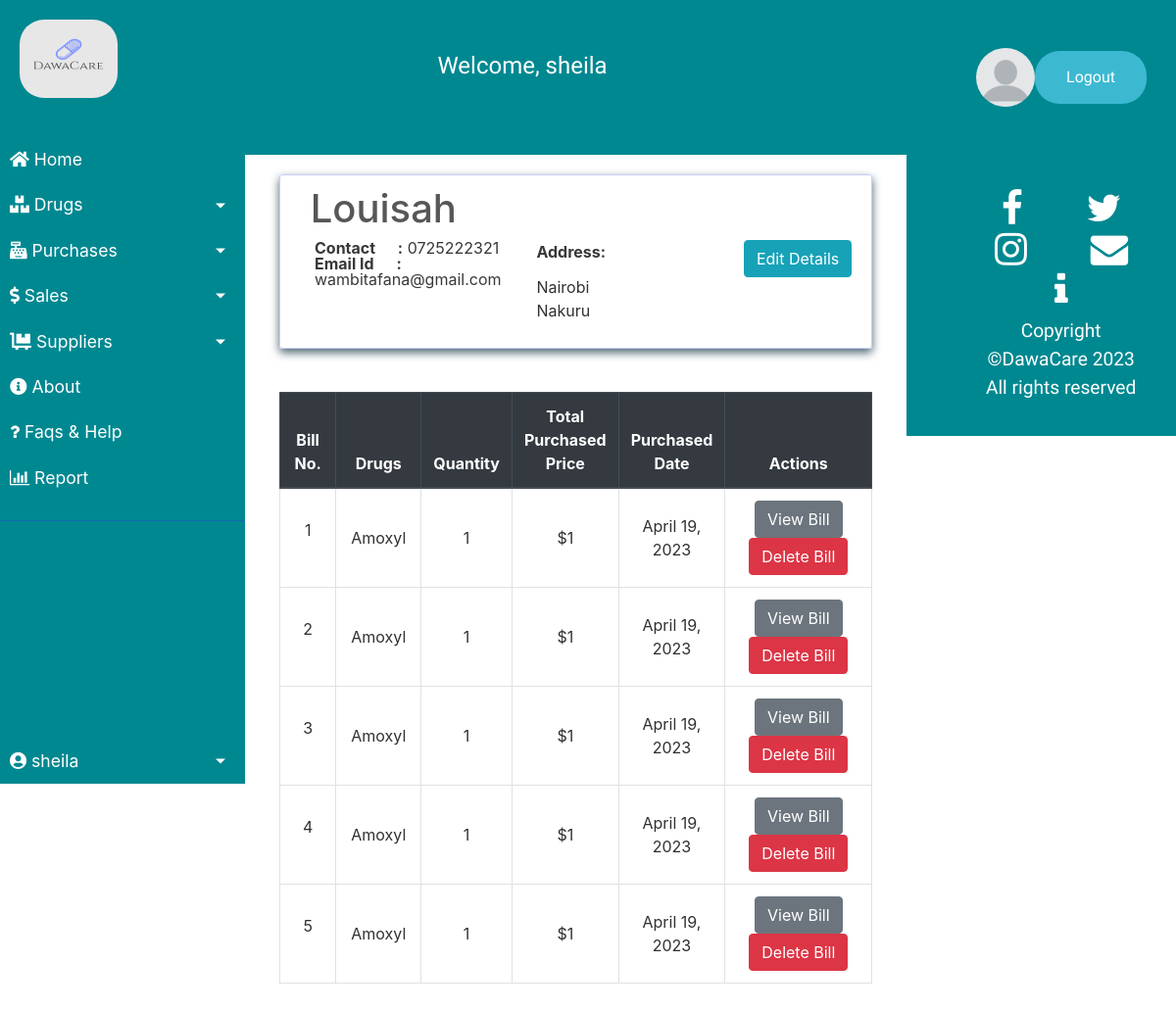
Screenshot of /transactions/suppliers/Louisah (signed in) with the database file from the repository.
### transactions/models.py (models this page shows, shortened)
class Supplier(models.Model):
    id = models.AutoField(primary_key=True)
    name = models.CharField(max_length=150)
    phone = models.CharField(max_length=12, unique=True)
    address = models.CharField(max_length=200)
    email = models.EmailField(max_length=254, unique=True)
    krapin = models.CharField(max_length=15, unique=True)
    is_deleted = models.BooleanField(default=False)

class PurchaseBill(models.Model):
    billno = models.AutoField(primary_key=True)
    time = models.DateTimeField(auto_now=True)
    supplier = models.ForeignKey(Supplier, on_delete = models.CASCADE, related_name='purchasesupplier')
    def get_items_list(self):
        return PurchaseItem.objects.filter(billno=self)
    def get_total_price(self):
        purchaseitems = PurchaseItem.objects.filter(billno=self)
        total = 0
        for item in purchaseitems:
            total += item.totalprice
        return total

class PurchaseItem(models.Model):
    billno = models.ForeignKey(PurchaseBill, on_delete = models.CASCADE, related_name='purchasebillno')
    stock = models.ForeignKey(Stock, on_delete = models.CASCADE, related_name='purchaseitem')
    quantity = models.IntegerField(default=1)
    perprice = models.IntegerField(default=1)
    totalprice = models.IntegerField(default=1)

### transactions/views.py (the view)
class SupplierView(View):
    def get(self, request, name):
        supplierobj = get_object_or_404(Supplier, name=name)
        bill_list = PurchaseBill.objects.filter(supplier=supplierobj)
        page = request.GET.get('page', 1)
        paginator = Paginator(bill_list, 10)
        try:
            bills = paginator.page(page)
        except PageNotAnInteger:
            bills = paginator.page(1)
        except EmptyPage:
            bills = paginator.page(paginator.num_pages)
        context = {
            'supplier'  : supplierobj,
            'bills'     : bills
        }
        return render(request, 'suppliers/supplier.html', context)

### transactions/templates/suppliers/supplier.html (shortened to what this page needs)
{% extends "base.html" %}
{% block content %}
    <div class="content-section">
        <div class="media">
            <div class="media-body">
                <h2 style="color:#575757;" class="account-heading">&nbsp;{{ supplier.name }}</h2>
                <a href="{% url 'edit-supplier' supplier.pk %}" class="btn btn-info" style="float: right;">Edit Details</a>
                <div class="row">
                    <div class="col-md-6">
                        <p class="fal">
                            <b>Contact &nbsp; &nbsp;&nbsp; :</b> {{ supplier.phone }} <br>
                            <b>Email Id &nbsp;&nbsp;&nbsp;&nbsp; :</b> {{ supplier.email }} <br>
                        </p>
                    </div>
                    <div class="col-md-6">
                        <p class="fal">
                            <b>Address:</b> <br> {{ supplier.address|linebreaks }}
                        </p>
                    </div>
                </div>
            </div>
        </div>
    </div>
    <table class="table table-css table-hover table-bordered">
        <br>
        <thead class="thead-dark align-middle">
            <tr>
                <th width="10%">Bill No.</th>
                <th width="15%">Drugs</th>
                <th width="15%">Quantity</th>
                <th width="15%">Total Purchased Price</th>
                <th width="15%">Purchased Date</th>
                <th width="30%">Actions</th>
            </tr>
        </thead>
        <tbody>
            {% for purchase in bills %}
            <tr>
                <td class="align-middle"> <p>{{ purchase.billno }}</p> </td>
                <td class="align-middle">{% for item in purchase.get_items_list %} {{ item.stock.name }} <br> {% endfor %}</td>
                <td class="align-middle">{% for item in purchase.get_items_list %} {{ item.quantity }} <br> {% endfor %}</td>
                <td class="align-middle">${{ purchase.get_total_price }}</td>
                <td class="align-middle">{{ purchase.time.date }}</td>
                <td class="align-middle"> <a href="{% url 'purchase-bill' purchase.billno %}" class="btn btn-secondary">View Bill</a> <a href="{% url 'delete-purchase' purchase.pk %}" class="btn btn-danger">Delete Bill</a> </td>
            </tr>
            {% endfor %}
        </tbody>
    </table>
</div>
{% endblock content %}

### homepage/templates/base.html (shortened to what this page needs)
{% load static %}
<!DOCTYPE html>
<html lang="en">
<head>
    <link rel="stylesheet" type="text/css" href="{% static 'bootstrap/bootstrap.min.css' %}">
    <link rel="stylesheet" href="https://use.fontawesome.com/releases/v5.7.0/css/all.css">
    <link rel="stylesheet" type="text/css" href="{% static 'css/main.css' %}">
    <link rel="stylesheet" type="text/css" href="{% static 'css/sidebar.css' %}">
    <link rel="stylesheet" type="text/css" href="{% static 'css/dialogbox.css' %}">
</head>
<body>
    {% include 'header.html' %}
    <main id="wrapper">
    {% if user.is_authenticated %}
        <nav id="sidebar">
<div class="sidebar-header">
            <a href="{% url 'home' %}" ><img id="logo" src="{% static 'logo.png' %}" width="100px" height="80px"></a>
            </div>
            <ul class="list-unstyled sidebar-components">
                <li>
                    <a class="sidebar-text sidebar-button" href="{% url 'home' %}"><i class="fas fa-home"></i> Home</a>
                </li>
                <li>
                    <a href="#inventorySubmenu" data-toggle="collapse" class="dropdown-toggle sidebar-text right-arrow sidebar-button"><i class="fas fa-boxes"></i> Drugs</a>
                </li>
                <li>
                    <a href="#purchaseSubmenu" data-toggle="collapse" class="dropdown-toggle sidebar-text right-arrow sidebar-button"><i class="fas fa-cash-register"></i> Purchases</a>
                </li>
                <li>
                    <a href="#saleSubmenu" data-toggle="collapse" class="dropdown-toggle sidebar-text right-arrow sidebar-button"><i class="fas fa-dollar-sign"></i> Sales</a>
                </li>
                <li>
                    <a href="#supplierSubmenu" data-toggle="collapse" class="dropdown-toggle sidebar-text right-arrow sidebar-button"><i class="fas fa-dolly-flatbed"></i> Suppliers</a>
                </li>
                <li>
                    <a class="sidebar-text sidebar-button" href="{% url 'about' %}"><i class="fas fa-info-circle"></i> About</a>
                </li>
                <li>
                    <a class="sidebar-text sidebar-button" href="{% url 'faqs' %}"><i class="fas fa fa-question"></i> Faqs & Help</a>
                </li>
                <li>
                    <a class="sidebar-text sidebar-button" href="{% url 'home' %}"><i class="fas fa fa-bar-chart"></i> Report</a>
                </li>
                <li class="bottomleft">
                    <a href="#UserSubmenu" data-toggle="collapse" class="dropdown-toggle sidebar-text right-arrow sidebar-button"><i class="fas fa-user-circle"></i> {{ request.user.username }}</a>
                </li>
            </ul>
        </nav>
        <div id="content">
            <div class="row">
                <div class="col-md-12">
    {% endif %}
                    <div class="container">
                        {% block content %}{% endblock content %}
                    </div>
                </div>
            </div>
            <br>
     {% include "footer.html" %}
    </main>
</body>
</html>

### homepage/templates/header.html (shortened to what this page needs)
{% load static %}
<head>
<link rel="stylesheet" href="https://cdnjs.cloudflare.com/ajax/libs/font-awesome/4.7.0/css/font-awesome.min.css">
</head>
<body>
<footer>
<div class="footer">
<div class="row">
<ul>
<li> <li style="font-size:24px ; text-align: left; text-decoration:#008891 ;">Welcome, {{ request.user.username }}</li>
<li style="float: right;"><img id="profile" src="{% static 'profile.png' %}" width="60px" height="60px"><a  class="button" href="{% url 'logout' %}">Logout</a></li>
</ul>
</div>
</div>
</footer>

### homepage/static/css/main.css (style rules this page uses)
body, html { height: 100%; }
.fal { color: #383838; }
p { color: rgb(49, 49, 49); }
a { color: #55b159; }
ol, li { color: white; }
.table-css { color: #313131; }
h1, h2, h3, h4, h5, h6 { color: #ffffff; }
ul { margin: 0; }
.content-section { background: transparent; box-shadow: 0 4px 10px #4e6570; color: rgb(36, 36, 36); padding: 10px 20px; border: 1px solid #C6CDFF; border-radius: 3px; margin-bottom: 20px; }
.account-heading { font-size: 2.5rem; }
html { width: 100%; height:100%; overflow:hidden; }
.align-middle { text-align: center; }
body { margin:0; overflow-x:hidden; }
.footer { background-color: #042A3B; padding:30px 0px; font-family: 'Play', sans-serif; text-align:center; font-size: 24px; }
.footer .row { width:100%; margin:1% 0%; padding:0.6% 0%; color:rgb(95, 90, 90); font-size:0.8em; }
.footer .row a { text-decoration:none; color:white; transition:0.5s; }
.footer .row ul { width:100%; }
.footer .row ul li { display:inline-block; margin:0px 30px; }
.button { background-color: #3cb9d1; border: none; color: white; padding: 15px 32px; text-align: center; text-decoration: none; display: inline-block; font-size: 16px; border-radius: 25px; }

### homepage/static/css/sidebar.css (style rules this page uses)
.sidebar-text, .sidebar-text:hover, .sidebar-text:focus { color: inherit; text-decoration: none; transition: all 0.3s; }
#wrapper { display: flex; width: 100%; align-items: stretch; }
#sidebar { width: 250px; position: fixed; top: 0; left: 0; height: 100vh; z-index: 999; background: #008891; color: #fff; transition: all 0.3s; }
.sidebar-header { padding: 20px; background: #008891; border-left: 5px; }
.sidebar-components { padding: 20px 0; border-bottom: 1px solid #0F6BAE; }
.dropdown-toggle::after { display: block; position: absolute; top: 50%; right: 20px; transform: translateY(-50%); }
a.right-arrow[data-toggle="collapse"] { position: relative; }
.sidebar-button { padding: 10px; font-size: 1.1em; display: block; }
.bottomleft { bottom: 0; position: absolute; min-width: 250px; max-width: 250px; }
#content { width: 100%; margin-left: 250px; padding: 20px; min-height: 100vh; transition: all 0.3s; }

### homepage/templates/header.html (style rules this page uses)
body { margin:0; overflow-x:hidden; }
.footer { background-color: #042A3B; font-family: 'Play', sans-serif; font-size: 24px; padding: 20px 20px; }
.footer .row { width:90%; font-size:0.8em; }
.footer .row a { text-decoration:none; color:white; transition:0.5s; }
.footer .row ul { width:100%; }
#logo { border-radius: 25px; }
#profile { border-radius: 50%; }

### homepage/templates/footer.html (style rules this page uses)
body { margin:0; overflow-x:hidden; border-left: 20px; }
.footer { background-color: #008891; padding:30px 0px; font-family: 'Play', sans-serif; text-align:center; font-size: 24px; border-left: 24px; }
.footer .row { width:100%; margin:1% 0%; padding:0.6% 0%; color:rgb(95, 90, 90); font-size:0.8em; }
.footer .row a { text-decoration:none; color:white; transition:0.5s; }
.footer .row ul { width:100%; }
.footer .row ul li { display:inline-block; margin:0px 30px; }

### rows the page displays
Supplier: name "Louisah", phone "0725222321", email "wambitafana@gmail.com", address "Nairobi Nakuru"
PurchaseBill: billno "1", get_total_price "1", time "April 19, 2023"
PurchaseItem: stock.name "Amoxyl", quantity "1"
PurchaseBill: billno "2", get_total_price "1", time "April 19, 2023"
PurchaseItem: stock.name "Amoxyl", quantity "1"
PurchaseBill: billno "3", get_total_price "1", time "April 19, 2023"
PurchaseItem: stock.name "Amoxyl", quantity "1"
PurchaseBill: billno "4", get_total_price "1", time "April 19, 2023"
PurchaseItem: stock.name "Amoxyl", quantity "1"
PurchaseBill: billno "5", get_total_price "1", time "April 19, 2023"
PurchaseItem: stock.name "Amoxyl", quantity "1"

### other values shown
{{ request.user.username }} "sheila"
